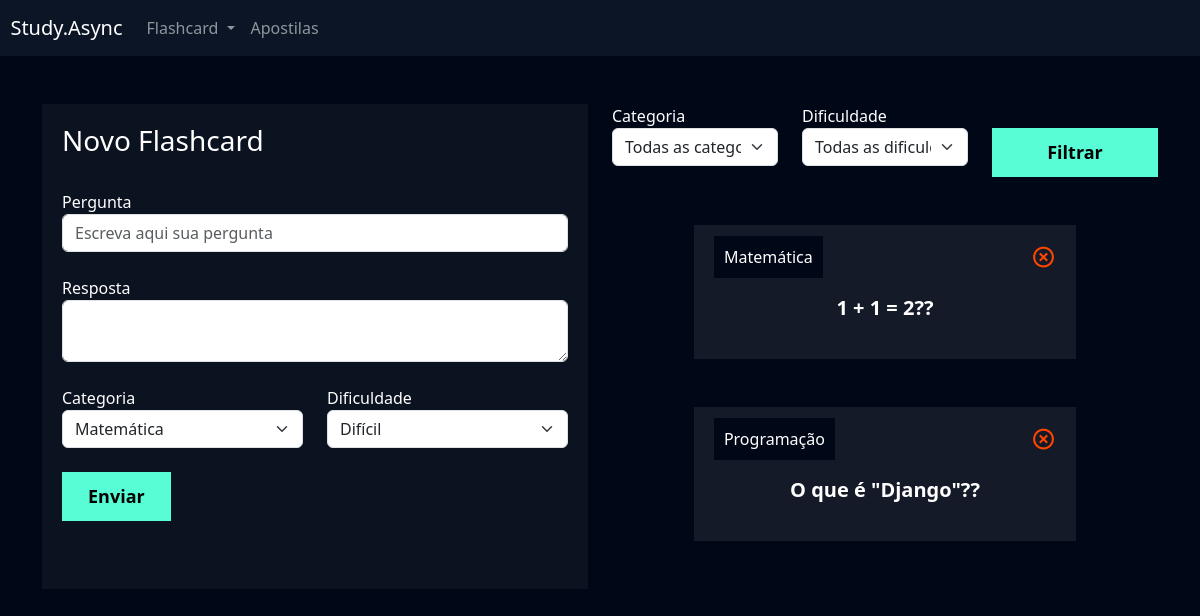
Page /flashcard/novo_flashcard/ (signed in) on the earlier database version.
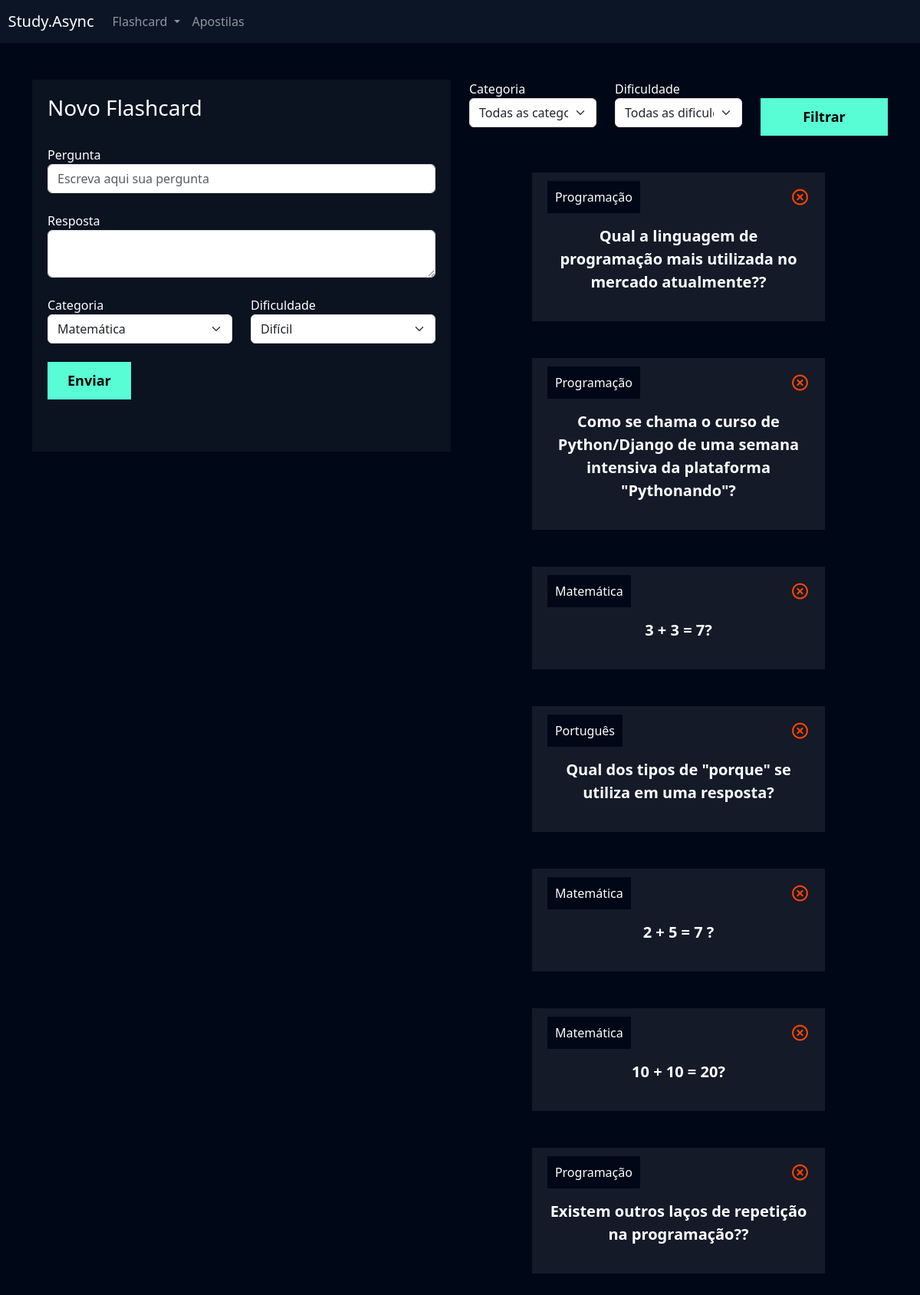
Same page on the later database version.
### flashcard/models.py (models this page shows, shortened)
class Flashcard(models.Model):
    DIFICULDADE_CHOICES = (('D', 'Difícil'), ('M', 'Médio'), ('F', 'Fácil'))
    user = models.ForeignKey(User, on_delete = models.DO_NOTHING)
    pergunta = models.CharField(max_length = 100)
    resposta = models.TextField(max_length = 1000)
    categoria = models.ForeignKey(Categoria, on_delete = models.DO_NOTHING)
    dificuldade = models.CharField(max_length = 1, choices = DIFICULDADE_CHOICES)

class Categoria(models.Model):
    nome = models.CharField(max_length = 20)
    def __str__(self):
        return self.nome

### flashcard/views.py (the view, shortened to what this page needs)
# urls.py: path('novo_flashcard/', views.novo_flashcard, name='novo_flashcard'),
def novo_flashcard(request):
    if not request.user.is_authenticated:
        return redirect('/usuarios/logar')
    if request.method == "GET":
        categorias = Categoria.objects.all()
        dificuldades = Flashcard.DIFICULDADE_CHOICES
        flashcards = Flashcard.objects.filter(user = request.user)
        categoria_filtrar = request.GET.get('categoria')
        dificuldade_filtrar = request.GET.get('dificuldade')
        if categoria_filtrar:
            flashcards = flashcards.filter(categoria__id = categoria_filtrar)
        if dificuldade_filtrar:
            flashcards = flashcards.filter(dificuldade = dificuldade_filtrar)
        return render(request, 'novo_flashcard.html', {'categorias': categorias,
                                                       'dificuldades': dificuldades,
                                                       'flashcards': flashcards})

### flashcard/templates/novo_flashcard.html (shortened to what this page needs)
{% extends "base.html" %}
{% load static %}
{% block 'cabecalho' %}
<link href="{% static 'usuarios/css/cadastro.css' %}" rel="stylesheet" />
<link
  href="https://unpkg.com/boxicons@2.1.4/css/boxicons.min.css"
  rel="stylesheet"
/>
<link href="{% static 'flashcard/css/novo_flashcard.css' %}" rel="stylesheet" />
{% endblock 'cabecalho' %}
{% block 'conteudo' %}
{% include "partials/header.html" %}
<div class="container">
  <br />
  <br />
  <div class="row">
    <div class="col-md">
      <div class="box-form">
        <form action="" method="POST"> {% csrf_token %}
          <h3>Novo Flashcard</h3>
          <br />
          <label>Pergunta</label>
          <input
            type="text"
            class="form-control"
            placeholder="Escreva aqui sua pergunta"
            name="pergunta"
          />
          <br />
          <label>Resposta</label>
          <textarea class="form-control" name="resposta"></textarea>
          <br />
          <div class="row">
            <div class="col-md">
              <label for="">Categoria</label>
              <select class="form-select" name="categoria">
                {% for categoria in categorias %}
                  <option value="{{categoria.id}}">{{categoria.nome}}</option>
              {% endfor %}
              </select>
            </div>
            <div class="col-md">
              <label for="">Dificuldade</label>
              <select class="form-select" name="dificuldade">
                {% for dificuldade in dificuldades %}
                  <option value="{{dificuldade.0}}">{{dificuldade.1}}</option>
              {% endfor %}
              </select>
            </div>
          </div>
          <br />
          <input type="submit" value="Enviar" class="btn-cadastro" />
          <br />
          <br />
          <br />
        </form>
      </div>
    </div>
    <div class="col-md">
      <form action="{% url 'novo_flashcard' %}" method="GET">
        <div class="row">
          <div class="col-md">
            <label for="">Categoria</label>
            <select name="categoria" id="" class="form-select">
              <option value="">Todas as categorias</option>
            </select>
          </div>
          <div class="col-md">
            <label for="">Dificuldade</label>
            <select name="dificuldade" id="" class="form-select">
              <option value="">Todas as dificuldades</option>
            </select>
          </div>
          <div class="col-md">
            <br />
            <input
              type="submit"
              style="width: 100%"
              value="Filtrar"
              class="btn-cadastro"
            />
          </div>
        </div>
      </form>
      <br />
      <br />
      {% for flashcard in flashcards %}
      <div class="box-new-flashcard" onclick="flip_card({{flashcard.id}})">
        <div class="flashcard">
          <div class="flashcard-categoria">{{flashcard.categoria}}</div>
          <a href="{% url 'deletar_flashcard' flashcard.id %}"><i class="icone-exit bx bx-x-circle"></i></a>
          <br />
          <br />
          <div class="flashcard-box-item">
            <p class="flashcard-item">{{flashcard.pergunta}}?</p>
          </div>
        </div>
      </div>
      <br />
      <br />
      {% endfor %}
    </div>
  </div>
</div>
{% endblock 'conteudo' %}

### templates/base.html (shortened to what this page needs)
{% load static %}
<!DOCTYPE html>
<html lang="en">
  <head>
    <link
      href="https://cdn.jsdelivr.net/npm/bootstrap@5.3.2/dist/css/bootstrap.min.css"
      rel="stylesheet"
    />
    <link href="{% static 'general/css/base.css' %}" rel="stylesheet">
    {% block 'cabecalho' %} {% endblock %}
  </head>
  <body>
    {% block 'conteudo' %}{% endblock %}
  </body>
</html>

### templates/partials/header.html (shortened to what this page needs)
<nav
  style="background-color: var(--main-color)"
  class="navbar navbar-expand-lg navbar-dark"
>
  <a class="navbar-brand" href="#">&nbsp&nbspStudy.Async</a>
  <div class="collapse navbar-collapse" id="navbarNav">
    <ul class="navbar-nav">
      <li class="nav-item dropdown">
        <a
          class="nav-link dropdown-toggle"
          href="#"
          id="navbarDropdown"
          role="button"
          data-bs-toggle="dropdown"
          aria-expanded="false"
        >
          Flashcard
        </a>
      </li>
      <li class="nav-item">
        <a class="nav-link" href="{% url 'adicionar_apostilas' %}">
          Apostilas</a>
      </li>
    </ul>
  </div>
</nav>

### templates/static/general/css/base.css (style rules this page uses)
:root { --main-color: #0b1526; --dark-color: #000716; --secondary-dark-color: rgb(15, 2, 26); --light-color: #00c1f3; --contrast-color: #f4c96b; --differential-color: #58fcd5; }
body { background-color: var(--dark-color) !important; color: white !important; }

### templates/static/usuarios/css/cadastro.css (style rules this page uses)
* { margin: 0; padding: 0; }
.box-form { padding: 20px; background-color: rgba(217, 217, 217, 0.05); color: white !important; }
.btn-cadastro { padding: 10px; background-color: #58fcd5; border: none; border: 1px solid #58fcd5; font-size: 18px; font-weight: bold; padding-left: 25px; padding-right: 25px; }

### templates/static/flashcard/css/novo_flashcard.css (style rules this page uses)
.box-new-flashcard { width: 70%; margin: auto; }
.flashcard { background-color: rgba(255, 255, 255, .08); padding: 20px; }
.flashcard-box-item { text-align: center; }
.flashcard p { font-size: 20px; font-weight: bold; cursor: pointer; }
.flashcard-categoria { background-color: var(--dark-color); display: inline; padding: 10px; }
.icone-exit { float: right; font-size: 25px; color: orangered; }

Differences in the rows shown:
removed Flashcard: categoria "Matemática", pergunta "1 + 1 = 2?"
removed Flashcard: categoria "Programação", pergunta "O que é \"Django\"?"
added Flashcard: categoria "Programação", pergunta "Qual a linguagem de programação mais utilizada no mercado atualmente?"
added Flashcard: categoria "Programação", pergunta "Como se chama o curso de Python/Django de uma semana intensiva da plataforma \"Pythonando\""
added Flashcard: categoria "Matemática", pergunta "3 + 3 = 7"
added Flashcard: categoria "Português", pergunta "Qual dos tipos de \"porque\" se utiliza em uma resposta"
added Flashcard: categoria "Matemática", pergunta "2 + 5 = 7"
added Flashcard: categoria "Matemática", pergunta "10 + 10 = 20"
added Flashcard: categoria "Programação", pergunta "Existem outros laços de repetição na programação?"
